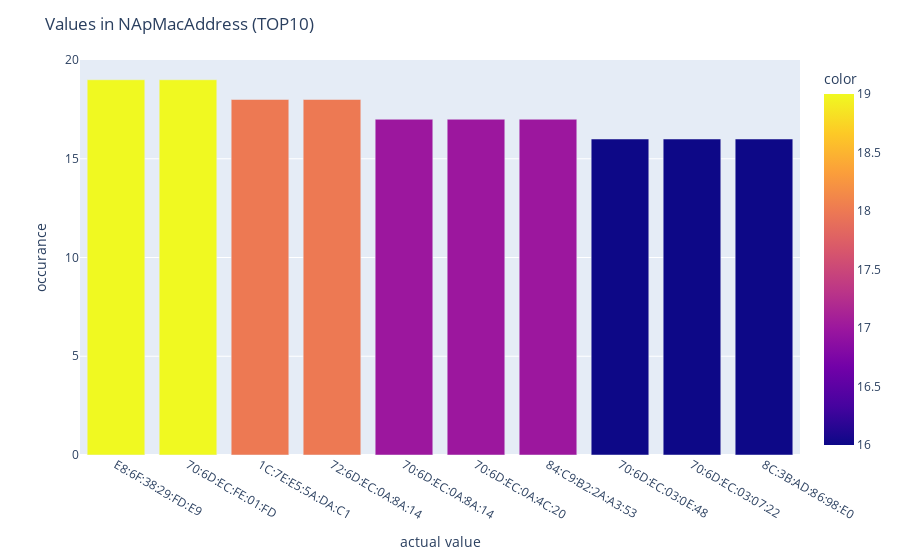

The code cell stored with this chart in its notebook:
### Markdown cell above
## NApMacAddress

### Code cell
NApMacAddress_data = total_scan["NApMacAddress"].value_counts()
plot_top_ten_values(NApMacAddress_data, name = "NApMacAddress")

### Figure 1 — Plotly figure (JSON) as saved in the notebook; plotly's stock layout.template omitted (floating-point values rounded to 4 significant figures)
{"data": [{"alignmentgroup": "True", "hovertemplate": "actual value: %{x}<br>no of occurances: %{y}", "legendgroup": "", "marker": {"color": [19, 19, 18, 18, 17, 17, 17, 16, 16, 16], "coloraxis": "coloraxis", "pattern": {"shape": ""}}, "name": "", "offsetgroup": "", "orientation": "v", "showlegend": false, "textposition": "auto", "type": "bar", "x": ["E8:6F:38:29:FD:E9", "70:6D:EC:FE:01:FD", "1C:7E:E5:5A:DA:C1", "72:6D:EC:0A:8A:14", "70:6D:EC:0A:8A:14", "70:6D:EC:0A:4C:20", "84:C9:B2:2A:A3:53", "70:6D:EC:03:0E:48", "70:6D:EC:03:07:22", "8C:3B:AD:86:98:E0"], "xaxis": "x", "y": [19, 19, 18, 18, 17, 17, 17, 16, 16, 16], "yaxis": "y"}], "layout": {"barmode": "relative", "coloraxis": {"colorbar": {"title": {"text": "color"}}, "colorscale": [[0, "#0d0887"], [0.1111, "#46039f"], [0.2222, "#7201a8"], [0.3333, "#9c179e"], [0.4444, "#bd3786"], [0.5556, "#d8576b"], [0.6667, "#ed7953"], [0.7778, "#fb9f3a"], [0.8889, "#fdca26"], [1, "#f0f921"]]}, "hoverlabel": {"bgcolor": "white", "font": {"family": "Rockwell", "size": 16}}, "legend": {"tracegroupgap": 0}, "margin": {"t": 60}, "title": {"text": "Values in NApMacAddress (TOP10)"}, "xaxis": {"anchor": "y", "domain": [0, 1], "title": {"text": "actual value"}}, "yaxis": {"anchor": "x", "domain": [0, 1], "title": {"text": "occurance"}}}}
